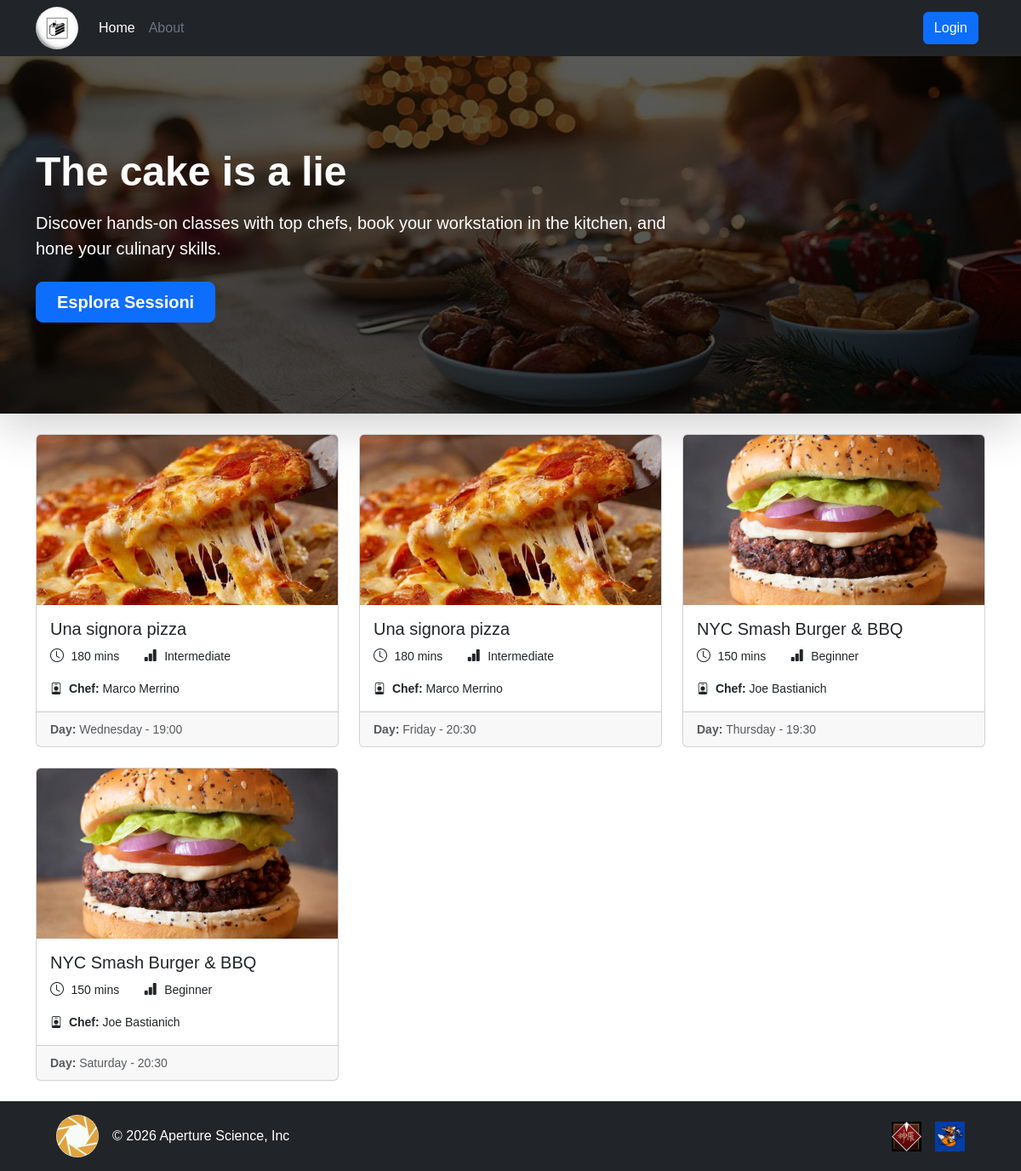
Before: / with the older database file.
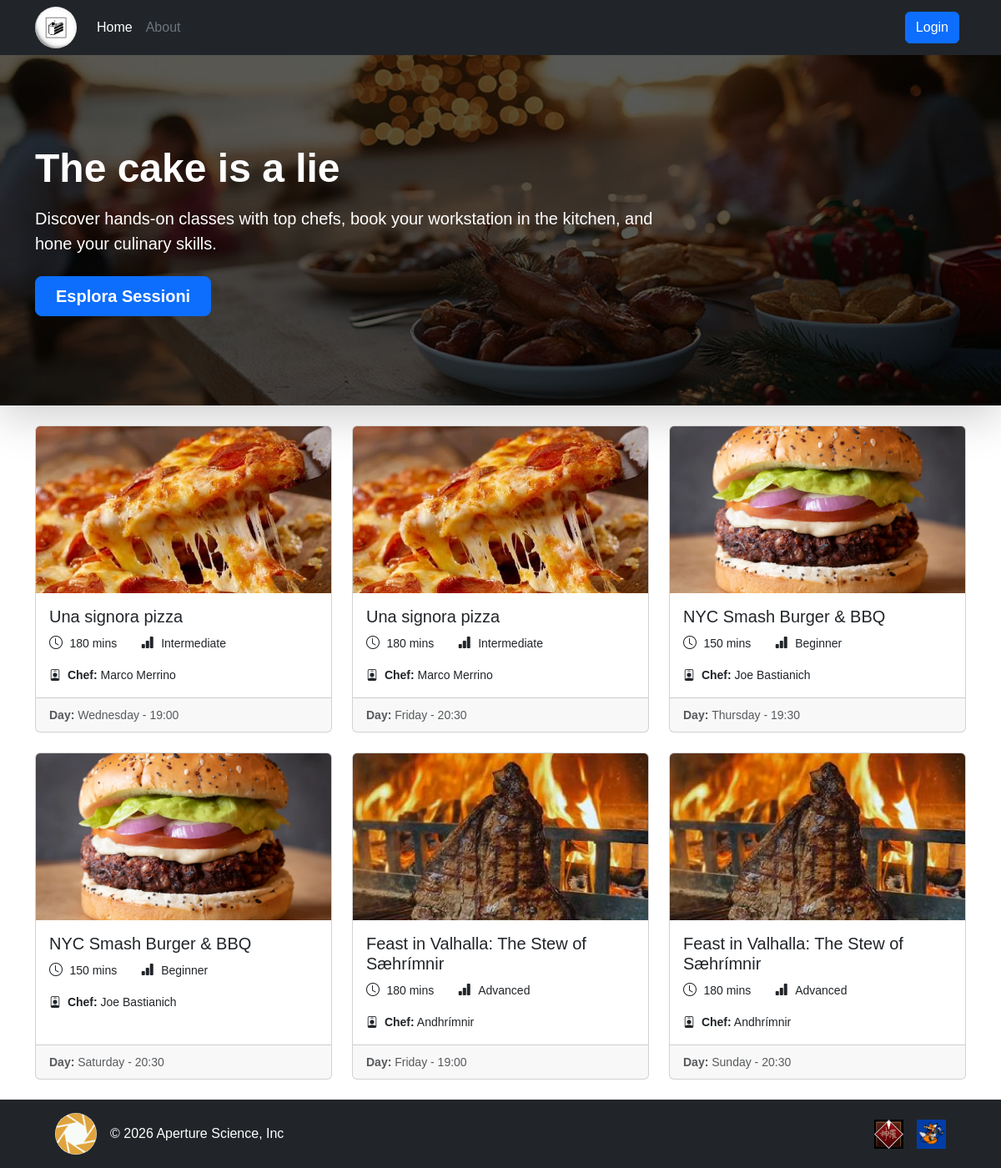
After: the same page with the newer database file.
### tables this page shows
CREATE TABLE "CLASS_SESSION" (
	"id"	INTEGER NOT NULL UNIQUE,
	"max_capacity"	INTEGER NOT NULL,
	"start_time"	TEXT NOT NULL,
	"day_of_week"	TEXT NOT NULL,
	"kitchen"	TEXT NOT NULL,
	"COOKING_CLASS_id"	INTEGER NOT NULL,
	PRIMARY KEY("id" AUTOINCREMENT),
	FOREIGN KEY("COOKING_CLASS_id") REFERENCES "COOKING_CLASS"("id") ON DELETE CASCADE
);

CREATE TABLE "COOKING_CLASS" (
	"id"	INTEGER NOT NULL UNIQUE,
	"cuisine"	TEXT NOT NULL,
	"title"	TEXT NOT NULL,
	"duration"	INTEGER NOT NULL,
	"difficulty"	TEXT NOT NULL CHECK("difficulty" IN ('Beginner', 'Intermediate', 'Advanced')),
	"chef_name"	TEXT NOT NULL,
	"description"	TEXT NOT NULL,
	"dietary_category"	TEXT NOT NULL CHECK("dietary_category" IN ('Standard', 'Vegetarian', 'Vegan', 'Gluten-free')),
	"photo_1"	TEXT NOT NULL,
	"photo_2"	TEXT NOT NULL,
	"photo_3"	TEXT NOT NULL,
	"USER_email"	TEXT NOT NULL,
	PRIMARY KEY("id" AUTOINCREMENT),
	FOREIGN KEY("USER_email") REFERENCES "USER"("email") ON DELETE CASCADE
);

### app.py (the view)
@app.route("/")
def home():
    session_classes = cooking_class_dao.get_all_sessions()
    return render_template("public/index.html", session_classes=session_classes)

### dao/cooking_class_dao.py (called while the page is built)
def get_all_sessions():
    conn = utilities_dao.db_connect()
    cursor = conn.cursor()
    cursor.execute("""
    SELECT *
    FROM CLASS_SESSION
    JOIN COOKING_CLASS ON CLASS_SESSION.COOKING_CLASS_id = COOKING_CLASS.id
    """)
    sessions = cursor.fetchall()
    utilities_dao.close_connection(conn, cursor)
    return sessions

### dao/utilities_dao.py (called while the page is built)
def db_connect():
    conn = sqlite3.connect(DATABASE)
    conn.row_factory = sqlite3.Row
    return conn

def close_connection(conn, cursor):
    conn.commit()
    cursor.close()
    conn.close()

### templates/public/index.html (shortened to what this page needs)
{% extends "base.html" %}
{% block content %}
<section class="hero-section">
    <div class="shadow-lg position-relative overflow-hidden hero-banner">
        <div class="position-absolute top-0 start-0 w-100 h-100 d-flex align-items-center hero-mask">
            <div class="container">
                <div class="text-white col-lg-8">
                    <h1 class="display-5 fw-bold mb-3">The cake is a lie</h1>
                    <p class="lead mb-4">
                        Discover hands-on classes with top chefs, book your workstation in the kitchen, and hone your culinary skills.
                    </p>
                    <div class="d-grid gap-2 d-sm-flex">
                        <a href="#sessions-list" class="btn btn-primary btn-lg px-4 gap-3 fw-bold">Esplora Sessioni</a>
                    </div>
                </div>
            </div>
        </div>
    </div>
</section>
<div class="container my-4">
    {% if session_classes %}
    <div class="row g-4">
        {% for session in session_classes %}
        <div class="col-12 col-md-6 col-lg-4">
            <div class="card h-100">
                <img src="{{ url_for('static', filename='img/classes/' ~ session.photo_1) }}" alt="{{ session.title }}"
                    class="card-img-top object-fit-cover card-session-img">
                <div class="card-body">
                    <h5 class="card-title">
                        <a href="{{ url_for('session_details', session_id=session.id) }}"
                            class="stretched-link text-decoration-none text-dark">
                            {{ session.title }}
                        </a>
                    </h5>
                    <ul class="mb-3 list-inline">
                        <li class="list-inline-item">
                            <i class="bi bi-clock me-1"></i>
                            <span class="small">{{ session.duration }} mins</span>
                        </li>
                        <li class="list-inline-item ms-3">
                            <i class="bi bi-bar-chart-fill me-1"></i>
                            <span class="small">{{ session.difficulty }}</span>
                        </li>
                    </ul>
                    <p class="small mb-0">
                        <i class="bi bi-person-badge me-1"></i>
                        <strong>Chef:</strong> {{ session.chef_name }}
                    </p>
                </div>
                <div class="card-footer">
                    <small class="text-body-secondary"><strong>Day: </strong>{{ session.day_of_week }} - {{
                        session.start_time }}</small>
                </div>
            </div>
        </div>
        {% endfor %}
    </div>
    {% endif %}
</div>
{% endblock %}

### templates/base.html (shortened to what this page needs)
<!DOCTYPE html>
<html lang="en">
<head>
    <link href="https://cdn.jsdelivr.net/npm/bootstrap@5.3.3/dist/css/bootstrap.min.css" rel="stylesheet">
    <link rel="stylesheet" href="https://cdn.jsdelivr.net/npm/bootstrap-icons@1.11.3/font/bootstrap-icons.min.css">
    <link rel="stylesheet" href="{{ url_for('static', filename='css/root.css') }}">
    <link rel="stylesheet" href="{{ url_for('static', filename='css/index.css') }}">
    <link rel="stylesheet" href="{{ url_for('static', filename='css/authentication.css') }}">
</head>
<body class="d-flex flex-column min-vh-100">
    <header class="sticky-top py-2 text-bg-dark">
        <div class="container">
            <div class="d-flex flex-wrap align-items-center">
                <a href="{{ url_for('home') }}" class="d-flex align-items-center me-3 text-white text-decoration-none">
                    <img class="site-logo rounded-circle" width="50" height="50"
                        src="{{ url_for('static', filename='img/logos/cake_3.jpg') }}"
                        alt="The cake is a lie logo">
                </a>
                <ul class="nav me-auto mb-2 mb-md-0">
                    <li><a href="{{ url_for('home') }}" class="nav-link px-2 text-white">Home</a></li>
                    <li><a href="#" class="nav-link px-2 text-secondary">About</a></li>
                </ul>
                <div class="col-md-3 text-end">
                    {% if not current_user.is_authenticated %}
                    <a href="{{ url_for('login') }}" type="button" class="btn btn-primary me-2">Login</a>
                    {% endif %}
                </div>
            </div>
        </div>
    </header>
    <main class="flex-grow-1">
        {% block content %}
        {% endblock %}
    </main>
    <footer class="text-bg-dark py-3 mt-auto">
        <div class="container">
            <div class=" d-flex flex-wrap justify-content-between align-items-center">
                <div class="col-md-4 d-flex align-items-center mx-4">
                    <a href="{{ url_for('home') }}"
                        class="d-flex align-items-center me-3 text-white text-decoration-none">
                        <img class="site-logo rounded-circle" width="50" height="50"
                            src="{{ url_for('static', filename='img/logos/aperture_science.jpg') }}" alt="">
                    </a>
                    <span class="text-body-primary">© 2026 Aperture Science, Inc</span>
                </div>
                <ul class="nav col-md-4 justify-content-end list-unstyled d-flex mx-4">
                    <li class="ms-3">
                        <a class="text-body-secondary" href="#" aria-label="Shinra Inc">
                            <img src="{{ url_for('static', filename='img/logos/shinra_logo.jpg') }}" alt="Shinra Inc"
                                width="35" height="35">
                        </a>
                    </li>
                    <li class="ms-3">
                        <a class="text-body-secondary" href="#" aria-label="Fox Hound">
                            <img src="{{ url_for('static', filename='img/logos/fox_hound_logo.jpg') }}" alt="Fox Hound"
                                width="35" height="35">
                        </a>
                    </li>
                </ul>
            </div>
        </div>
    </footer>
</body>
</html>

### static/css/root.css (style rules this page uses)
html { scrollbar-width: thin; scrollbar-color: #0072FA #212529; }
body { overflow-x: hidden; font-family: Verdana, Geneva, Tahoma, sans-serif; }

### static/css/index.css (style rules this page uses)
.hero-banner { background-image: url('../img/home/hero.jpg'); background-size: cover; background-position: center; min-height: 420px; }
.hero-mask { background-color: rgba(0, 0, 0, 0.65); }
.card-session-img { height: 200px; }

Changed rows visible on the page:
added CLASS_SESSION: photo_1 (picture), title "Feast in Valhalla: The Stew of Sæhrímnir", duration "180", difficulty "Advanced", chef_name "Andhrímnir", day_of_week "Friday", start_time "19:00"
added CLASS_SESSION: photo_1 (picture), title "Feast in Valhalla: The Stew of Sæhrímnir", duration "180", difficulty "Advanced", chef_name "Andhrímnir", day_of_week "Sunday", start_time "20:30"
